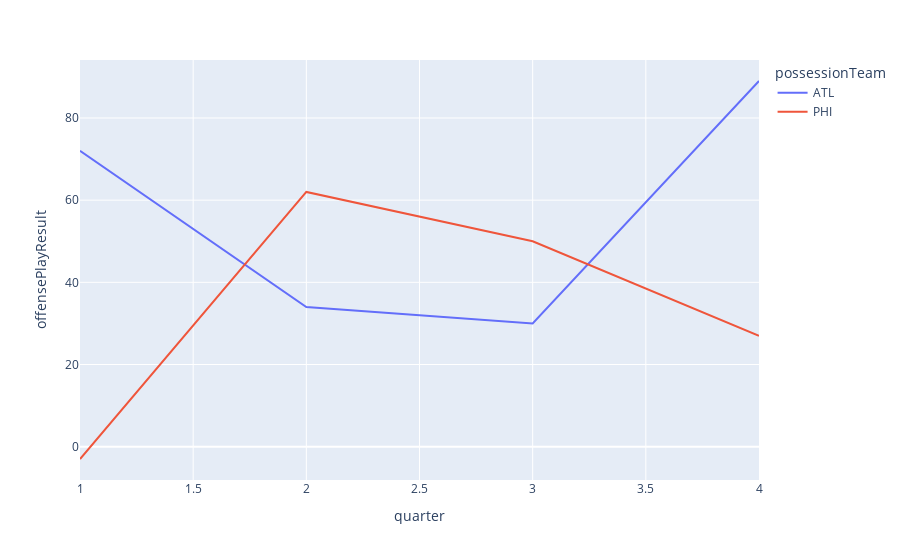

The notebook cell saved with this chart:
### Code cell
fig = px.line( result_quarter_match, x= 'quarter', y = 'offensePlayResult', color = 'possessionTeam')
fig

### Figure 1 — Plotly figure (JSON) as saved in the notebook; plotly's stock layout.template omitted (floating-point values rounded to 4 significant figures)
{"data": [{"hovertemplate": "possessionTeam=ATL<br>quarter=%{x}<br>offensePlayResult=%{y}<extra></extra>", "legendgroup": "ATL", "line": {"color": "#636efa", "dash": "solid"}, "mode": "lines", "name": "ATL", "orientation": "v", "showlegend": true, "type": "scatter", "x": [1, 2, 3, 4], "xaxis": "x", "y": [72, 34, 30, 89], "yaxis": "y"}, {"hovertemplate": "possessionTeam=PHI<br>quarter=%{x}<br>offensePlayResult=%{y}<extra></extra>", "legendgroup": "PHI", "line": {"color": "#EF553B", "dash": "solid"}, "mode": "lines", "name": "PHI", "orientation": "v", "showlegend": true, "type": "scatter", "x": [1, 2, 3, 4], "xaxis": "x", "y": [-3, 62, 50, 27], "yaxis": "y"}], "layout": {"legend": {"title": {"text": "possessionTeam"}, "tracegroupgap": 0}, "margin": {"t": 60}, "xaxis": {"anchor": "y", "domain": [0, 1], "title": {"text": "quarter"}}, "yaxis": {"anchor": "x", "domain": [0, 1], "title": {"text": "offensePlayResult"}}}}
